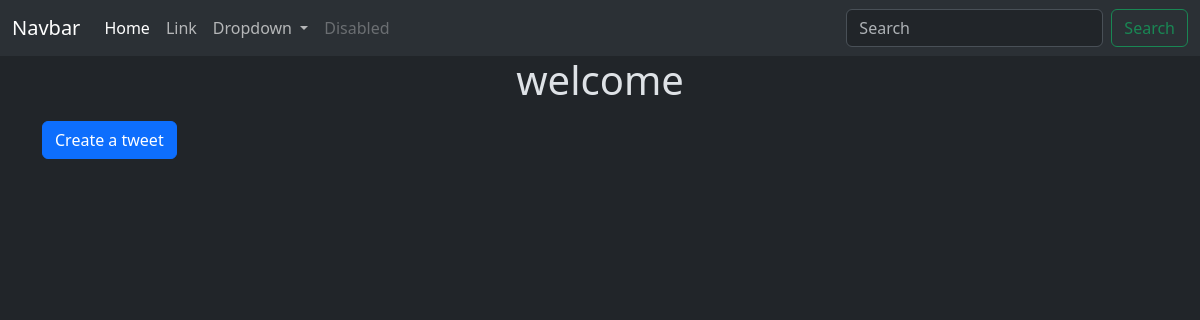
Page /tweet/ on the earlier database version.
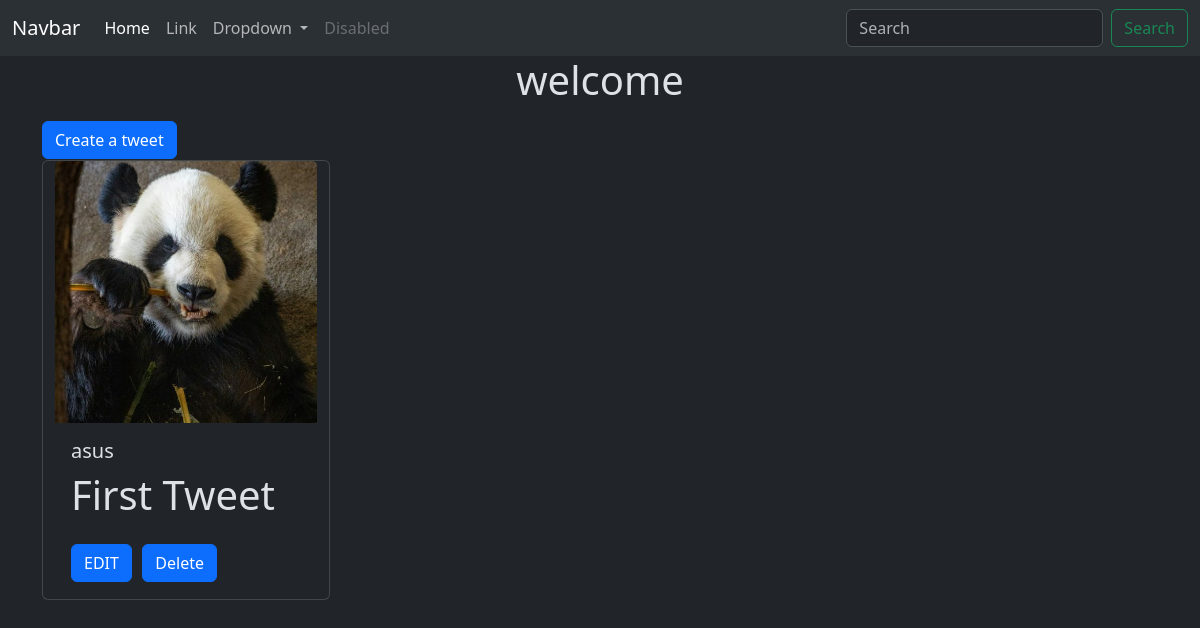
Same page on the later database version.
### tweet/models.py (models this page shows, shortened)
class Tweet(models.Model):
    user = models.ForeignKey(User, on_delete=models.CASCADE)
    text = models.TextField(max_length=2333)
    photo = models.ImageField(upload_to='photos/',blank=True, null=True)
    created_at = models.DateTimeField(auto_now_add=True)
    updated_at = models.DateTimeField(auto_now=True)

### tweet/views.py (the view)
# urls.py: path('', views.tweet_list,name='tweet_list'),
def tweet_list(request):
    tweets = Tweet.objects.all().order_by('-created_at')
    return render(request,'tweet_list.html',{'tweets':tweets})

### tweet/templates/tweet_list.html (shortened to what this page needs)
{% extends "layout.html" %}
{% block content %}
<h1 class='text-center '> welcome <h1>
<a class = "btn btn-primary" href="{% url 'tweet_create' %}"> Create a tweet</a>
<div class="container row gap-3">
    {% for tweet in tweets  %}
    <div class="card" style="width: 18rem;">
        <img src="{{tweet.photo.url}}" class="card-img-top" alt="photo">
        <div class="card-body">
          <h5 class="card-title">{{tweet.user.username}}</h5>
          <p class="card-text">{{tweet.text}}</p>
          <a href="{% url 'tweet_edit ' tweet.id%}" class="btn btn-primary">EDIT</a>
          <a href="{% url 'tweet_delete ' tweet.id%}" class="btn btn-primary">Delete</a>
        </div>
      </div>
    {% endfor %}
</div>
{% endblock %}

### templates/layout.html (shortened to what this page needs)
{% load static %}
<!DOCTYPE html>
<html lang="en" data-bs-theme='dark'>
<head>
    <link href="https://cdn.jsdelivr.net/npm/bootstrap@5.3.3/dist/css/bootstrap.min.css" rel="stylesheet">
</head>
<body >
    <nav class="navbar navbar-expand-lg bg-body-tertiary">
        <div class="container-fluid">
          <a class="navbar-brand" href="#">Navbar</a>
          <div class="collapse navbar-collapse" id="navbarSupportedContent">
            <ul class="navbar-nav me-auto mb-2 mb-lg-0">
              <li class="nav-item">
                <a class="nav-link active" aria-current="page" href="#">Home</a>
              </li>
              <li class="nav-item">
                <a class="nav-link" href="#">Link</a>
              </li>
              <li class="nav-item dropdown">
                <a class="nav-link dropdown-toggle" href="#" role="button" data-bs-toggle="dropdown" aria-expanded="false">
                  Dropdown
                </a>
              </li>
              <li class="nav-item">
                <a class="nav-link disabled" aria-disabled="true">Disabled</a>
              </li>
            </ul>
            <form class="d-flex" role="search">
              <input class="form-control me-2" type="search" placeholder="Search" aria-label="Search">
              <button class="btn btn-outline-success" type="submit">Search</button>
            </form>
          </div>
        </div>
      </nav>
    <div class="container">
        {% block content %}
        {% endblock %}
    </div>
</body>
</html>

Differences in the rows shown:
added Tweet: photo (picture), user.username "asus", text "First Tweet"
